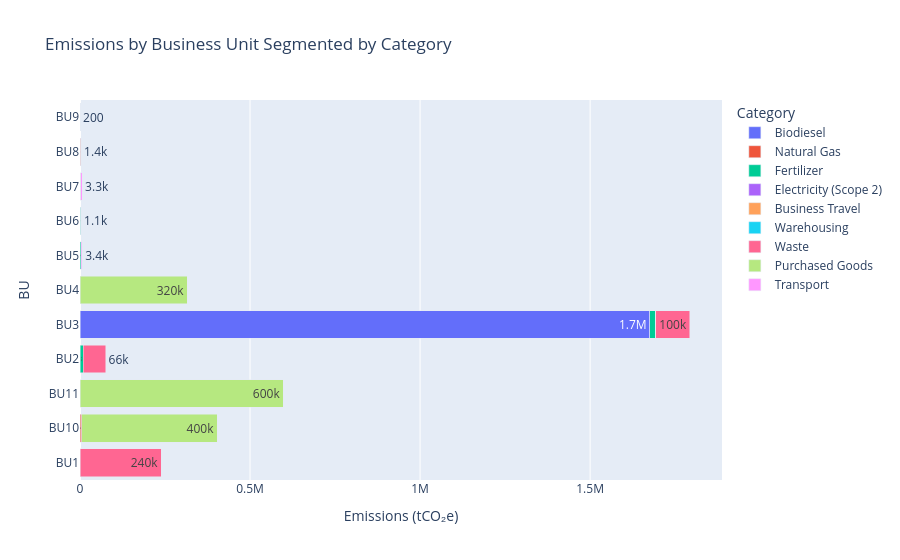

Source (notebook cell):
### Code cell
import plotly.express as px

# Compute total emissions per BU to determine sort order
bu_order = (
    bu_category_df.groupby("BU", as_index=False)["Emissions (tCO2e)"]
    .sum()
    .sort_values("Emissions (tCO2e)", ascending=True)
)

# Merge order into original df for correct sorting
bu_category_df_sorted = bu_category_df.copy()
bu_category_df_sorted["BU"] = pd.Categorical(
    bu_category_df_sorted["BU"],
    categories=bu_order["BU"],
    ordered=True
)

# Plot horizontal stacked bar chart sorted by total emissions per BU
fig_bu_cat = px.bar(
    bu_category_df_sorted,
    y="BU",
    x="Emissions (tCO2e)",
    color="Category",
    orientation="h",
    title="Emissions by Business Unit Segmented by Category",
    text_auto=".2s",
    labels={"Emissions (tCO2e)": "Emissions (tCO₂e)"}
)

fig_bu_cat.update_layout(barmode="stack")
fig_bu_cat.show()

### Figure 1 — Plotly figure (JSON) as saved in the notebook; plotly's stock layout.template omitted (floating-point values rounded to 4 significant figures)
{"data": [{"alignmentgroup": "True", "hovertemplate": "Category=Biodiesel<br>Emissions (tCO₂e)=%{x}<br>BU=%{y}<extra></extra>", "legendgroup": "Biodiesel", "marker": {"color": "#636efa", "pattern": {"shape": ""}}, "name": "Biodiesel", "offsetgroup": "Biodiesel", "orientation": "h", "showlegend": true, "textposition": "auto", "texttemplate": "%{x:.2s}", "type": "bar", "x": [1.106, 1.441, 0.3618, 2.684, 1675000.0, 3.916, 2.764, 1.96, 2.868, 1.92, 11.37], "xaxis": "x", "y": ["BU1", "BU10", "BU11", "BU2", "BU3", "BU4", "BU5", "BU6", "BU7", "BU8", "BU9"], "yaxis": "y"}, {"alignmentgroup": "True", "hovertemplate": "Category=Natural Gas<br>Emissions (tCO₂e)=%{x}<br>BU=%{y}<extra></extra>", "legendgroup": "Natural Gas", "marker": {"color": "#EF553B", "pattern": {"shape": ""}}, "name": "Natural Gas", "offsetgroup": "Natural Gas", "orientation": "h", "showlegend": true, "textposition": "auto", "texttemplate": "%{x:.2s}", "type": "bar", "x": [4497.0, 1912.0, 1862.0], "xaxis": "x", "y": ["BU10", "BU7", "BU8"], "yaxis": "y"}, {"alignmentgroup": "True", "hovertemplate": "Category=Fertilizer<br>Emissions (tCO₂e)=%{x}<br>BU=%{y}<extra></extra>", "legendgroup": "Fertilizer", "marker": {"color": "#00cc96", "pattern": {"shape": ""}}, "name": "Fertilizer", "offsetgroup": "Fertilizer", "orientation": "h", "showlegend": true, "textposition": "auto", "texttemplate": "%{x:.2s}", "type": "bar", "x": [9381.0, 17790.0, 3019.0, 1970.0], "xaxis": "x", "y": ["BU2", "BU3", "BU5", "BU6"], "yaxis": "y"}, {"alignmentgroup": "True", "hovertemplate": "Category=Electricity (Scope 2)<br>Emissions (tCO₂e)=%{x}<br>BU=%{y}<extra></extra>", "legendgroup": "Electricity (Scope 2)", "marker": {"color": "#ab63fa", "pattern": {"shape": ""}}, "name": "Electricity (Scope 2)", "offsetgroup": "Electricity (Scope 2)", "orientation": "h", "showlegend": true, "textposition": "auto", "texttemplate": "%{x:.2s}", "type": "bar", "x": [933.3, 1395.0, 196.7], "xaxis": "x", "y": ["BU7", "BU8", "BU9"], "yaxis": "y"}, {"alignmentgroup": "True", "hovertemplate": "Category=Business Travel<br>Emissions (tCO₂e)=%{x}<br>BU=%{y}<extra></extra>", "legendgroup": "Business Travel", "marker": {"color": "#FFA15A", "pattern": {"shape": ""}}, "name": "Business Travel", "offsetgroup": "Business Travel", "orientation": "h", "showlegend": true, "textposition": "auto", "texttemplate": "%{x:.2s}", "type": "bar", "x": [24.84, 3.139, 1.946], "xaxis": "x", "y": ["BU1", "BU2", "BU3"], "yaxis": "y"}, {"alignmentgroup": "True", "hovertemplate": "Category=Warehousing<br>Emissions (tCO₂e)=%{x}<br>BU=%{y}<extra></extra>", "legendgroup": "Warehousing", "marker": {"color": "#19d3f3", "pattern": {"shape": ""}}, "name": "Warehousing", "offsetgroup": "Warehousing", "orientation": "h", "showlegend": true, "textposition": "auto", "texttemplate": "%{x:.2s}", "type": "bar", "x": [407.2, 23.85, 30.86], "xaxis": "x", "y": ["BU1", "BU2", "BU3"], "yaxis": "y"}, {"alignmentgroup": "True", "hovertemplate": "Category=Waste<br>Emissions (tCO₂e)=%{x}<br>BU=%{y}<extra></extra>", "legendgroup": "Waste", "marker": {"color": "#FF6692", "pattern": {"shape": ""}}, "name": "Waste", "offsetgroup": "Waste", "orientation": "h", "showlegend": true, "textposition": "auto", "texttemplate": "%{x:.2s}", "type": "bar", "x": [238400.0, 65850.0, 100500], "xaxis": "x", "y": ["BU1", "BU2", "BU3"], "yaxis": "y"}, {"alignmentgroup": "True", "hovertemplate": "Category=Purchased Goods<br>Emissions (tCO₂e)=%{x}<br>BU=%{y}<extra></extra>", "legendgroup": "Purchased Goods", "marker": {"color": "#B6E880", "pattern": {"shape": ""}}, "name": "Purchased Goods", "offsetgroup": "Purchased Goods", "orientation": "h", "showlegend": true, "textposition": "auto", "texttemplate": "%{x:.2s}", "type": "bar", "x": [398700.0, 598000.0, 315500.0], "xaxis": "x", "y": ["BU10", "BU11", "BU4"], "yaxis": "y"}, {"alignmentgroup": "True", "hovertemplate": "Category=Transport<br>Emissions (tCO₂e)=%{x}<br>BU=%{y}<extra></extra>", "legendgroup": "Transport", "marker": {"color": "#FF97FF", "pattern": {"shape": ""}}, "name": "Transport", "offsetgroup": "Transport", "orientation": "h", "showlegend": true, "textposition": "auto", "texttemplate": "%{x:.2s}", "type": "bar", "x": [3445.0, 1122.0, 3303.0], "xaxis": "x", "y": ["BU5", "BU6", "BU7"], "yaxis": "y"}], "layout": {"barmode": "stack", "legend": {"title": {"text": "Category"}, "tracegroupgap": 0}, "title": {"text": "Emissions by Business Unit Segmented by Category"}, "xaxis": {"anchor": "y", "domain": [0, 1], "title": {"text": "Emissions (tCO₂e)"}}, "yaxis": {"anchor": "x", "domain": [0, 1], "title": {"text": "BU"}}}}
